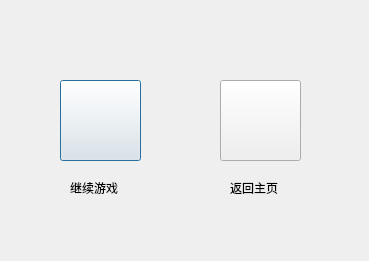
<?xml version="1.0" encoding="UTF-8"?>
<ui version="4.0">
 <class>Dialog_Stop</class>
 <widget class="QDialog" name="Dialog_Stop">
  <property name="geometry">
   <rect>
    <x>0</x>
    <y>0</y>
    <width>369</width>
    <height>261</height>
   </rect>
  </property>
  <property name="windowTitle">
   <string>Dialog</string>
  </property>
  <widget class="QPushButton" name="continue_button">
   <property name="geometry">
    <rect>
     <x>60</x>
     <y>80</y>
     <width>81</width>
     <height>81</height>
    </rect>
   </property>
   <property name="styleSheet">
    <string notr="true">border-image: url(:/new/prefix1/image/start.png);</string>
   </property>
   <property name="text">
    <string/>
   </property>
  </widget>
  <widget class="QPushButton" name="exit_button">
   <property name="geometry">
    <rect>
     <x>220</x>
     <y>80</y>
     <width>81</width>
     <height>81</height>
    </rect>
   </property>
   <property name="styleSheet">
    <string notr="true">border-image: url(:/new/prefix1/image/home.png);</string>
   </property>
   <property name="text">
    <string/>
   </property>
  </widget>
  <widget class="QLabel" name="label">
   <property name="geometry">
    <rect>
     <x>70</x>
     <y>180</y>
     <width>72</width>
     <height>15</height>
    </rect>
   </property>
   <property name="text">
    <string>继续游戏</string>
   </property>
  </widget>
  <widget class="QLabel" name="label_2">
   <property name="geometry">
    <rect>
     <x>230</x>
     <y>180</y>
     <width>72</width>
     <height>15</height>
    </rect>
   </property>
   <property name="text">
    <string>返回主页</string>
   </property>
  </widget>
 </widget>
 <resources/>
 <connections/>
</ui>
